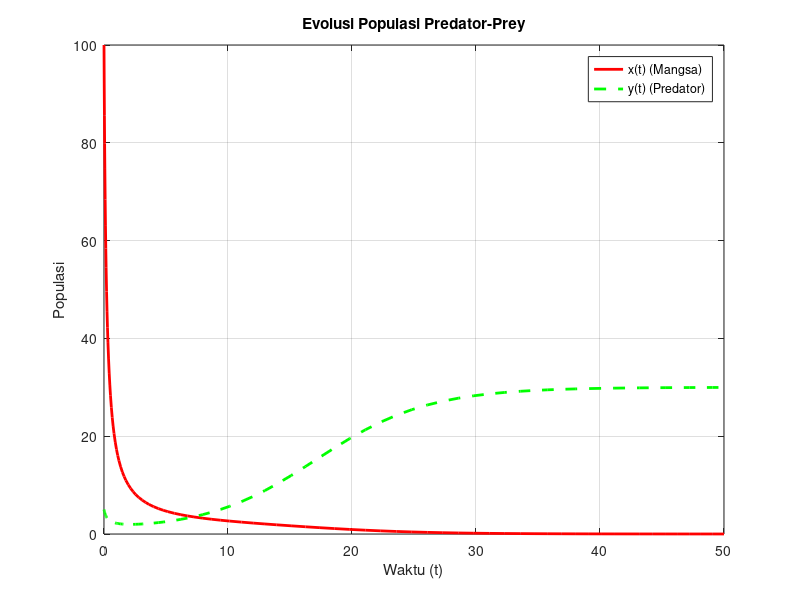
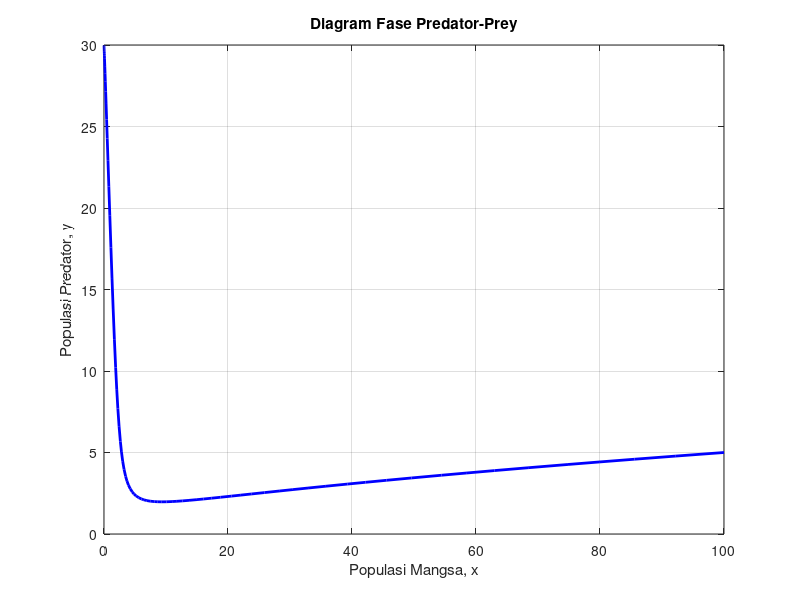

The MATLAB source for these figures, in order:
% Parameter
r1 = 0.1;   % Pertumbuhan populasi x
r2 = 0.3;  % Pertumbuhan populasi y
a1 = 0.05;  % Kompetisi populasi x
a2 = 0.01;  % Kompetisi populasi y
v1 = 0.01; % Interaksi antara x dan y
v2 = 0.03; % Interaksi antara y dan x

% Sistem persamaan diferensial
dxdt = @(t, X) [r1*X(1) - a1*X(1)^2 - v1*X(1)*X(2); 
                r2*X(2) - a2*X(2)^2 - v2*X(1)*X(2)];

% Kondisi awal
x0 = [100; 5]; % x(0) = [mangsa;predator]
tspan = [0 50]; % Rentang waktu

% Solusi numerik menggunakan ode45
[t, X] = ode45(dxdt, tspan, x0);

% Plot x(t) dan y(t) terhadap waktu
figure;
plot(t, X(:, 1), 'r-', 'LineWidth', 2); hold on;
plot(t, X(:, 2), 'g--', 'LineWidth', 2);
xlabel('Waktu (t)');
ylabel('Populasi');
legend('x(t) (Mangsa)', 'y(t) (Predator)');
title('Evolusi Populasi Predator-Prey');
grid on;

% Plot diagram fase (x vs y)
figure;
plot(X(:, 1), X(:, 2), 'b-', 'LineWidth', 2);
xlabel('Populasi Mangsa, x');
ylabel('Populasi Predator, y');
title('Diagram Fase Predator-Prey');
grid on;
